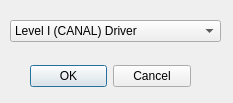
<?xml version="1.0" encoding="UTF-8"?>
<ui version="4.0">
 <class>DialogSelectDriverLevel</class>
 <widget class="QDialog" name="DialogSelectDriverLevel">
  <property name="geometry">
   <rect>
    <x>0</x>
    <y>0</y>
    <width>233</width>
    <height>103</height>
   </rect>
  </property>
  <property name="windowTitle">
   <string>Dialog</string>
  </property>
  <widget class="QDialogButtonBox" name="buttonBox">
   <property name="geometry">
    <rect>
     <x>30</x>
     <y>60</y>
     <width>161</width>
     <height>32</height>
    </rect>
   </property>
   <property name="orientation">
    <enum>Qt::Horizontal</enum>
   </property>
   <property name="standardButtons">
    <set>QDialogButtonBox::Cancel|QDialogButtonBox::Ok</set>
   </property>
  </widget>
  <widget class="QComboBox" name="comboBoxSelectLevel">
   <property name="geometry">
    <rect>
     <x>10</x>
     <y>20</y>
     <width>211</width>
     <height>22</height>
    </rect>
   </property>
   <item>
    <property name="text">
     <string>Level I (CANAL) Driver</string>
    </property>
   </item>
   <item>
    <property name="text">
     <string>Level II Driver</string>
    </property>
   </item>
  </widget>
 </widget>
 <resources/>
 <connections>
  <connection>
   <sender>buttonBox</sender>
   <signal>accepted()</signal>
   <receiver>DialogSelectDriverLevel</receiver>
   <slot>accept()</slot>
   <hints>
    <hint type="sourcelabel">
     <x>248</x>
     <y>254</y>
    </hint>
    <hint type="destinationlabel">
     <x>157</x>
     <y>274</y>
    </hint>
   </hints>
  </connection>
  <connection>
   <sender>buttonBox</sender>
   <signal>rejected()</signal>
   <receiver>DialogSelectDriverLevel</receiver>
   <slot>reject()</slot>
   <hints>
    <hint type="sourcelabel">
     <x>316</x>
     <y>260</y>
    </hint>
    <hint type="destinationlabel">
     <x>286</x>
     <y>274</y>
    </hint>
   </hints>
  </connection>
 </connections>
</ui>
